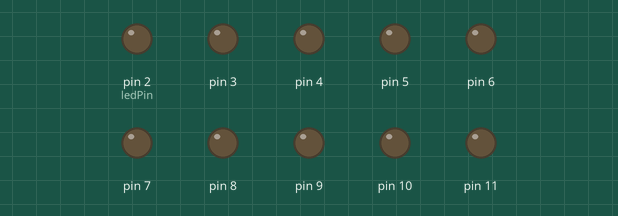
This sketch was run on a simulated Arduino Uno, built with avr-gcc and run on an emulated ATmega328P. On the bench: output pins drawn as LEDs (lit = HIGH).

Above: at 0.1 s.
At 4.75 s:
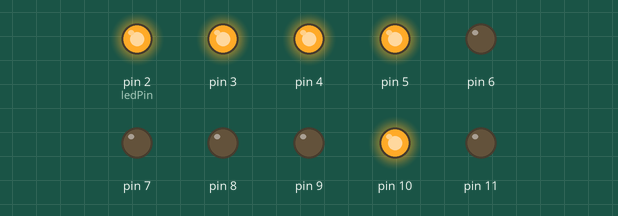
At 9.75 s:
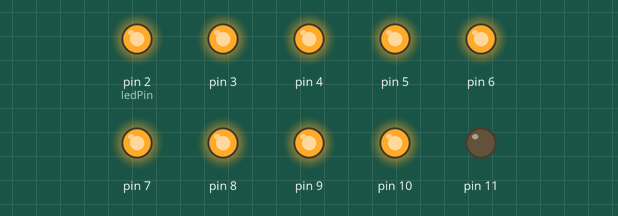
At 19.6 s:
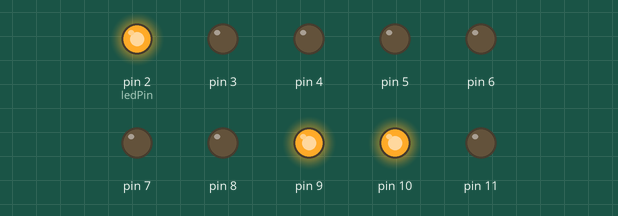
At 29.75 s:
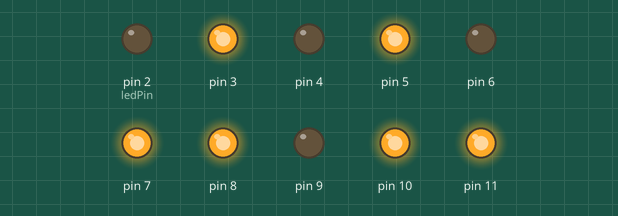
At 39.75 s:
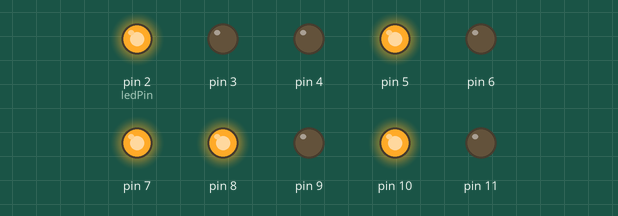
Timing chart, 0 to 40.0 s (numbered marks = the images above):
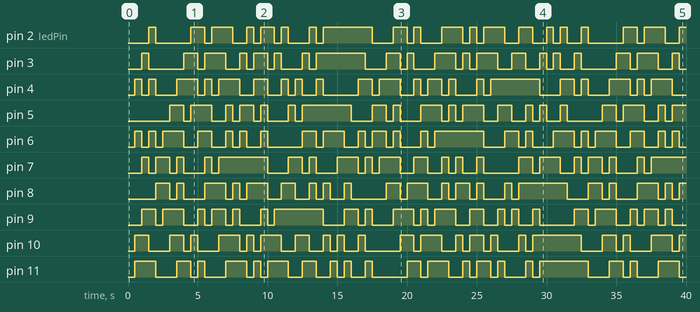

Measured:
- by itself, pin 2 (ledPin): LOW → HIGH at 1.5 s, → LOW 0.50 s later, → HIGH 2.5 s later, → LOW 1.0 s later, … (39 changes in this stretch)
- by itself, pin 3: LOW → HIGH at 1.0 s, → LOW 0.50 s later, → HIGH 2.5 s later, → LOW 1.0 s later, … (40 changes in this stretch)
- by itself, pin 4: LOW → HIGH at 0.50 s, → LOW 0.50 s later, → HIGH 0.50 s later, → LOW 0.50 s later, … (42 changes in this stretch)
- by itself, pin 5: LOW → HIGH at 3.0 s, → LOW 1.0 s later, → HIGH 0.50 s later, → LOW 1.5 s later, … (39 changes in this stretch)
- by itself, pin 6: LOW → HIGH at 0.50 s, → LOW 0.50 s later, → HIGH 0.50 s later, → LOW 0.50 s later, … (44 changes in this stretch)
- by itself, pin 7: LOW → HIGH at 1.0 s, → LOW 0.50 s later, → HIGH 0.50 s later, → LOW 1.0 s later, … (41 changes in this stretch)
- by itself, pin 8: LOW → HIGH at 2.0 s, → LOW 1.0 s later, → HIGH 0.50 s later, → LOW 0.50 s later, … (41 changes in this stretch)
- by itself, pin 9: LOW → HIGH at 1.0 s, → LOW 1.0 s later, → HIGH 0.50 s later, → LOW 1.5 s later, … (42 changes in this stretch)

The sketch:

Cellular_Automata.ino
```cpp
// constants won't change. Used here to set a pin number :
int ledPin =  2;// the number of the LED pin

// Variables will change :
int ledState = LOW;             // ledState used to set the LED

// Generally, you should use "unsigned long" for variables that hold time
// The value will quickly become too large for an int to store
unsigned long previousMillis = 0;        // will store last time LED was updated

// constants won't change :
const long interval = 500;// interval at which to blink (milliseconds)

int pinState[10] = {LOW, LOW, HIGH, LOW, HIGH, LOW, LOW, LOW, HIGH, HIGH};
int pinUpdated[10] = {LOW, LOW, HIGH, LOW, HIGH, LOW, LOW, LOW, HIGH, HIGH};

void setup() {
  // set the digital pin as output:
}

void loop() {
  // here is where you'd put code that needs to be running all the time.

  // check to see if it's time to blink the LED; that is, if the
  // difference between the current time and last time you blinked
  // the LED is bigger than the interval at which you want to
  // blink the LED.
  unsigned long currentMillis = millis();

  if (currentMillis - previousMillis >= interval) {
    // save the last time you blinked the LED
    previousMillis = currentMillis;
    //Update Pins
    for (int x = 0; x < 10; x++){
      pinMode(x+2, OUTPUT);
      digitalWrite(x+2, pinState[x]);
    }
    for (int i = 0; i < 10; i++){
      //RULES
      if (i == 0){
        if (pinState[i + 1] == LOW){
          pinUpdated[i] = LOW;
        } else {
          pinUpdated[i] = HIGH;
        }
      } else if (i == 9){
        if (pinState[i - 1] == LOW){
          pinUpdated[i] = LOW;
        } else {
          pinUpdated[i] = HIGH;
        }
      } else if (pinState[i - 1] == LOW && pinState[i + 1] == LOW){
        pinUpdated[i] = LOW;
      } else if ((pinState[i - 1] == HIGH && pinState[i + 1] == LOW) || (pinState[i - 1] == LOW && pinState[i + 1] == HIGH)){
        pinUpdated[i] = HIGH;
      } else {
        pinUpdated[i] = LOW;
      }
    }
    for (int y = 0; y < 10; y++){
      pinState[y] = pinUpdated[y];
    }

    // set the LED with the ledState of the variable:
  }
}
```
